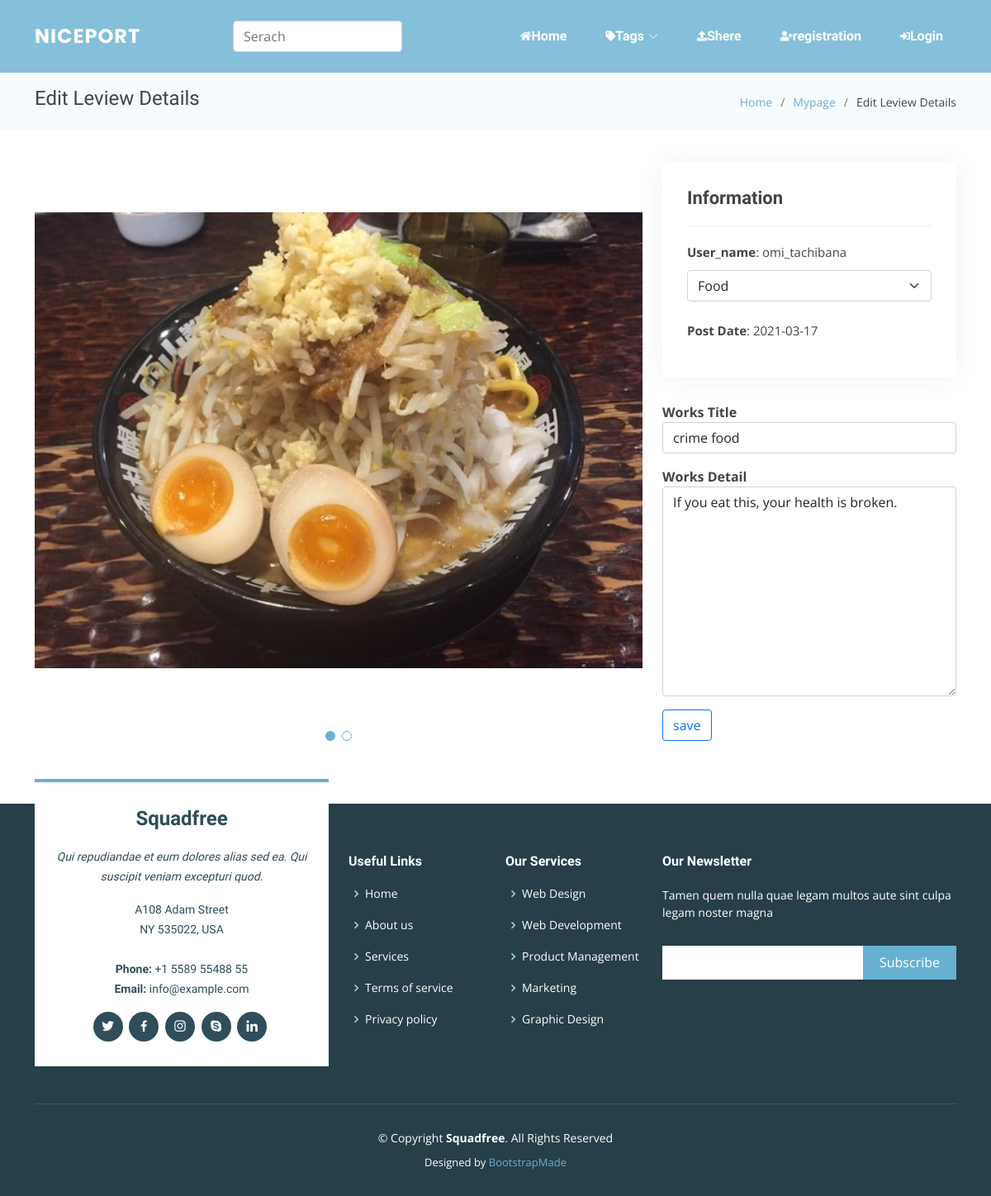
The app's page /work_detail_edit.php?work_id=25 with its own data.
### tables this page shows
CREATE TABLE `works` (
  `work_id` int(100) NOT NULL,
  `work_title` varchar(20) NOT NULL,
  `detail` text DEFAULT NULL,
  `category_id` int(20) NOT NULL,
  `user_id` int(11) NOT NULL,
  `nice` int(11) NOT NULL,
  `added_date` date NOT NULL
);

CREATE TABLE `pictures` (
  `picture_id` int(100) NOT NULL,
  `picture_url` text NOT NULL
);

CREATE TABLE `users` (
  `user_id` int(10) NOT NULL,
  `user_name` varchar(30) NOT NULL,
  `user_profile` text DEFAULT NULL,
  `mail_address` varchar(200) NOT NULL,
  `password` varchar(99) NOT NULL,
  `added_date` date NOT NULL,
  `deleted_date` date DEFAULT NULL
);

CREATE TABLE `categories` (
  `category_id` int(20) NOT NULL,
  `category_name` varchar(20) NOT NULL
);

### classes/Database.php (called while the page is built, shortened)
<?php
class Database
{
  private  $serever_name = "localhost";
  private  $user_name = "root";
  private  $password = "";
  private  $db_name = "nice_port";
  public function __construct()
  {
    $this->conn = new mysqli($this->serever_name, $this->user_name, $this->password, $this->db_name);
    if ($this->conn->connect_error) {
      echo "ERROR: connecting to database failed";
    } else {
      return $this->conn;
    }
  }
}

### work_action.php (called while the page is built, shortened)
<?php
include "classes/works.php";
$work_obj = new Works;

### classes/works.php (called while the page is built, shortened)
<?php
include_once 'Database.php';
class Works extends Database
{
  function display_works_detail($work_id)
  {
    $sql = "SELECT works.work_id, works.work_title, works.detail, pictures.picture_url, categories.category_name, works.user_id, users.user_name, works.nice, works.added_date FROM works LEFT OUTER JOIN works_pictures ON works.work_id = works_pictures.work_id LEFT OUTER JOIN pictures ON works_pictures.picture_id = pictures.picture_id INNER JOIN categories ON works.category_id = categories.category_id INNER JOIN users ON works.user_id = users.user_id WHERE works.work_id = '$work_id'";
    $result = $this->conn->query($sql);
    if ($result->num_rows > 0) {
      $container = array();
      while ($row = $result->fetch_assoc()) {
        $container[] = $row;
      }
      return $container;
    } else {
      return FALSE;
    }
  }
}

### work_detail_edit.php (the view, shortened to what this page needs)
<?php
include 'work_action.php';
$work_id = $_GET['work_id'];
$works_list = $work_obj->display_works_detail($work_id);
?>
<!DOCTYPE html>
<html lang="en">
<head>
  <link href="assets/vendor/aos/aos.css" rel="stylesheet">
  <link href="assets/vendor/bootstrap/css/bootstrap.min.css" rel="stylesheet">
  <link href="assets/vendor/bootstrap-icons/bootstrap-icons.css" rel="stylesheet">
  <link href="assets/vendor/boxicons/css/boxicons.min.css" rel="stylesheet">
  <link href="assets/vendor/glightbox/css/glightbox.min.css" rel="stylesheet">
  <link href="assets/vendor/swiper/swiper-bundle.min.css" rel="stylesheet">
  <link rel="stylesheet" href="https://use.fontawesome.com/releases/v5.1.0/css/all.css">
  <link href="assets/css/style.css" rel="stylesheet">
</head>
<body>
  <header id="header" class="fixed-top ">
    <div class="container d-flex align-items-center justify-content-between">
      <div class="logo">
        <h1 class="text-light"><a href="index.php"><span>NicePort</span></a></h1>
      </div>
      <div class="from-group">
        <form action="index.php" method="GET">
          <input type="search" class="form-control" name="saerch" id="" aria-describedby="helpId" placeholder="Serach">
        </form>
      </div>
      <nav id="navbar" class="navbar">
        <ul>
          <li><a class="nav-link" href="index.php"><i class="fa fa-home"></i>Home</a></li>
          <li class="dropdown"><a href="#"><i class="fas fa-tag"></i><span>Tags</span> <i class="bi bi-chevron-down"></i></a>
          </li>
          <li><a class="nav-link scrollto" href="upload_works.php"><i class="fas fa-upload"></i> <span>Shere</span></a></li>
          <?php
          if (isset($_SESSION['user_id'])) {
            echo '<li class="dropdown"><a href="#"><i class="fas fa-user"></i><span>Members</span><i class="bi bi-chevron-down"></i></a>
            <ul>
              <li><a href="mypage.php">MyPage</a></li>
              <li><a href="user_action.php?logout=true">Logout</a></li>
            </ul>
          </li>';
          } else {
            echo '<li><a class="nav-link" href="registration.php"><i class="fas fa-user-plus"></i><span>registration</span></a></li>';
            echo '<li><a class="nav-link" href="login.php"><i class="fas fa-sign-in-alt"></i> <span>Login</span></a></li>';
          }
          ?>
        </ul>
      </nav>
    </div>
  </header>
  <main id="main">
    <section class="breadcrumbs">
      <div class="container">
        <div class="d-flex justify-content-between align-items-center">
          <h2>Edit Leview Details </h2>
          <ol>
            <li><a href="index.php">Home</a></li>
            <li><a href="mypage.php">Mypage</a></li>
            <li>Edit Leview Details</li>
          </ol>
        </div>
      </div>
    </section>
    <section id="portfolio-details" class="portfolio-details">
      <div class="container">
        <div class="row gy-4">
          <div class="col-lg-8">
            <div class="portfolio-details-slider swiper-container">
              <div class="swiper-wrapper align-items-center">
                <?php foreach ($works_list as $row) : ?>
                  <div class="swiper-slide">
                    <?php if (isset($row['picture_url'])) {
                      $src = $row['picture_url'];
                    } else {
                      $src = "images/no_image_square.jpg";
                    }
                    echo "<img src='$src' alt=''>";
                    ?>
                  </div>
                <?php endforeach ?>
              </div>
              <div class="swiper-pagination"></div>
            </div>
          </div>
          <div class="col-lg-4">
            <div class="portfolio-info">
              <h3>Information</h3>
              <ul>
                <li><strong>User_name</strong>: <?php echo $works_list[0]["user_name"] ?></li>
                <li>
                  <div class="mb-4 mx-auto">
                    <select id="category" name="category" class="form-select" aria-label="Default select example">
                      <option value="0" selected><?php echo $works_list[0]["category_name"] ?></option>
                    </select>
                  </div>
                </li>
                <li><strong>Post Date</strong>: <?php echo $works_list[0]["added_date"] ?></li>
              </ul>
            </div>
            <div class="portfolio-description">
              <form method="POST" enctype="multipart/form-data" action="work_action.php">
                <div class="mb-3 form-group mx-auto">
                  <label for="Inputtitle"><strong>Works Title</strong></label>
                  <input id="title" type="title" name="title" class="form-control" id="Inputtitle" placeholder="Enter Your Favorite Works Title" value="<?php echo $works_list[0]["work_title"] ?>">
                </div>
                <div class="mb-3 form-group mx-auto">
                  <label for="Inputdetail"><strong>Works Detail</strong></label>
                  <textarea id="detail" type="detail" class="form-control" name="detail" rows="10" placeholder="Enter Your Favorite Works Detail"><?php echo $works_list[0]["detail"] ?></textarea>
                </div>
                <button type="button" id="edit_button" name="edit_button" class="btn btn-outline-primary" data-toggle="button" aria-pressed="false" autocomplete="off">save</button>
              </form>
            </div>
          </div>
        </div>
      </div>
    </section>
  </main>
  <footer id="footer">
    <div class="footer-top">
      <div class="container">
        <div class="row">
          <div class="col-lg-4 col-md-6">
            <div class="footer-info">
              <h3>Squadfree</h3>
              <p class="pb-3"><em>Qui repudiandae et eum dolores alias sed ea. Qui suscipit veniam excepturi quod.</em></p>
              <p>
                A108 Adam Street <br>
                NY 535022, USA<br><br>
                <strong>Phone:</strong> +1 5589 55488 55<br>
                <strong>Email:</strong> info@example.com<br>
              </p>
              <div class="social-links mt-3">
                <a href="#" class="twitter"><i class="bx bxl-twitter"></i></a>
                <a href="#" class="facebook"><i class="bx bxl-facebook"></i></a>
                <a href="#" class="instagram"><i class="bx bxl-instagram"></i></a>
                <a href="#" class="google-plus"><i class="bx bxl-skype"></i></a>
                <a href="#" class="linkedin"><i class="bx bxl-linkedin"></i></a>
              </div>
            </div>
          </div>
          <div class="col-lg-2 col-md-6 footer-links">
            <h4>Useful Links</h4>
            <ul>
              <li><i class="bx bx-chevron-right"></i> <a href="#">Home</a></li>
              <li><i class="bx bx-chevron-right"></i> <a href="#">About us</a></li>
              <li><i class="bx bx-chevron-right"></i> <a href="#">Services</a></li>
              <li><i class="bx bx-chevron-right"></i> <a href="#">Terms of service</a></li>
              <li><i class="bx bx-chevron-right"></i> <a href="#">Privacy policy</a></li>
            </ul>
          </div>
          <div class="col-lg-2 col-md-6 footer-links">
            <h4>Our Services</h4>
            <ul>
              <li><i class="bx bx-chevron-right"></i> <a href="#">Web Design</a></li>
              <li><i class="bx bx-chevron-right"></i> <a href="#">Web Development</a></li>
              <li><i class="bx bx-chevron-right"></i> <a href="#">Product Management</a></li>
              <li><i class="bx bx-chevron-right"></i> <a href="#">Marketing</a></li>
              <li><i class="bx bx-chevron-right"></i> <a href="#">Graphic Design</a></li>
            </ul>
          </div>
          <div class="col-lg-4 col-md-6 footer-newsletter">
            <h4>Our Newsletter</h4>
            <p>Tamen quem nulla quae legam multos aute sint culpa legam noster magna</p>
            <form action="" method="post">
              <input type="email" name="email"><input type="submit" value="Subscribe">
            </form>
          </div>
        </div>
      </div>
    </div>
    <div class="container">
      <div class="copyright">
        &copy; Copyright <strong><span>Squadfree</span></strong>. All Rights Reserved
      </div>
      <div class="credits">
        Designed by <a href="https://bootstrapmade.com/">BootstrapMade</a>
      </div>
    </div>
  </footer>
</body>
</html>

### assets/css/style.css (style rules this page uses)
body { font-family: "Open Sans", sans-serif; color: #444444; }
a { text-decoration: none; color: #67b0d1; }
h1, h2, h3, h4, h5, h6 { font-family: "Raleway", sans-serif; }
#main { margin-top: 90px; }
#header { transition: all 0.5s; z-index: 997; transition: all 0.5s; padding: 24px 0; background: rgba(103, 176, 209, 0.8); }
#header .logo h1 { font-size: 24px; margin: 0; line-height: 1; font-weight: 700; letter-spacing: 1px; font-family: "Poppins", sans-serif; text-transform: uppercase; }
#header .logo h1 a, #header .logo h1 a:hover { color: #fff; text-decoration: none; }
.navbar { padding: 0; }
.navbar ul { margin: 0; padding: 0; display: flex; list-style: none; align-items: center; }
.navbar li { position: relative; }
.navbar a { display: flex; align-items: center; justify-content: space-between; padding: 8px 16px; margin-left: 10px; font-family: "Raleway", sans-serif; font-size: 16px; font-weight: 700; color: #fff; white-space: nowrap; transition: 0.3s; }
.navbar a i { font-size: 12px; line-height: 0; margin-left: 5px; }
section { padding: 60px 0; overflow: hidden; }
.breadcrumbs { padding: 15px 0; background-color: #f8fbfd; min-height: 40px; }
.breadcrumbs h2 { font-size: 24px; font-weight: 300; }
.breadcrumbs ol { display: flex; flex-wrap: wrap; list-style: none; padding: 0; margin: 0; font-size: 14px; }
.breadcrumbs ol li + li { padding-left: 10px; }
.breadcrumbs ol li + li::before { display: inline-block; padding-right: 10px; color: #6c757d; content: "/"; }
.portfolio-details { padding-top: 40px; }
.portfolio-details .portfolio-details-slider img { width: 100%; }
.portfolio-details .portfolio-details-slider .swiper-pagination { margin-top: 20px; position: relative; }
.portfolio-details .portfolio-info { padding: 30px; box-shadow: 0px 0 30px rgba(47, 77, 90, 0.08); }
.portfolio-details .portfolio-info h3 { font-size: 22px; font-weight: 700; margin-bottom: 20px; padding-bottom: 20px; border-bottom: 1px solid #eee; }
.portfolio-details .portfolio-info ul { list-style: none; padding: 0; font-size: 15px; }
.portfolio-details .portfolio-info ul li + li { margin-top: 10px; }
.portfolio-details .portfolio-description { padding-top: 30px; }
#footer { background: #263f49; padding: 0 0 30px 0; color: #fff; font-size: 14px; }
#footer .footer-top { padding: 60px 0 30px 0; }
#footer .footer-top .footer-info { margin-top: -90px; margin-bottom: 15px; background: white; color: #2f4d5a; border-top: 4px solid #67b0d1; text-align: center; padding: 30px 20px; }
#footer .footer-top .footer-info h3 { font-size: 24px; margin: 0 0 20px 0; padding: 2px 0 2px 0; line-height: 1; font-weight: 700; }
#footer .footer-top .footer-info p { font-size: 14px; line-height: 24px; margin-bottom: 0; font-family: "Raleway", sans-serif; }
#footer .footer-top .social-links a { font-size: 18px; display: inline-block; background: #2f4d5a; color: #fff; line-height: 1; padding: 8px 0; margin-right: 4px; border-radius: 50%; text-align: center; width: 36px; height: 36px; transition: 0.3s; }
#footer .footer-top h4 { font-size: 16px; font-weight: 600; color: #fff; position: relative; padding-bottom: 12px; }
#footer .footer-top .footer-links { margin-bottom: 30px; }
#footer .footer-top .footer-links ul { list-style: none; padding: 0; margin: 0; }
#footer .footer-top .footer-links ul i { padding-right: 2px; color: #b5d9e9; font-size: 18px; line-height: 1; }
#footer .footer-top .footer-links ul li { padding: 10px 0; display: flex; align-items: center; }
#footer .footer-top .footer-links ul li:first-child { padding-top: 0; }
#footer .footer-top .footer-links ul a { color: #fff; transition: 0.3s; display: inline-block; line-height: 1; }
#footer .footer-top .footer-newsletter form { margin-top: 30px; background: #fff; padding: 6px 10px; position: relative; border-radius: 4; }
#footer .footer-top .footer-newsletter form input[type="email"] { border: 0; padding: 4px; width: calc(100% - 110px); }
#footer .footer-top .footer-newsletter form input[type="submit"] { position: absolute; top: 0; right: 0; bottom: 0; border: 0; background: none; font-size: 16px; padding: 0 20px; background: #67b0d1; color: #fff; transition: 0.3s; border-radius: 4; }
#footer .copyright { border-top: 1px solid #385b6b; text-align: center; padding-top: 30px; }
#footer .credits { padding-top: 10px; text-align: center; font-size: 13px; color: #fff; }

### records on screen
works: pictures.picture_url (picture), added_date "2021-03-17", title "crime food", detail "If you eat this, your health is broken."
users: user_name "omi_tachibana"
categories: category "Food"
